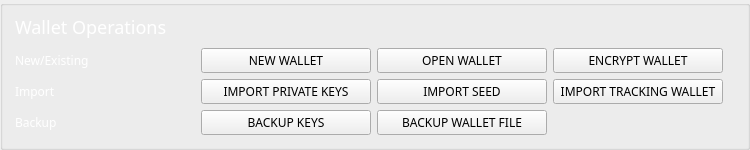
          <widget class="QGroupBox" name="groupBox_13">
           <property name="minimumSize">
            <size>
             <width>0</width>
             <height>0</height>
            </size>
           </property>
           <property name="styleSheet">
            <string notr="true">border-bottom: 1px solid #444;
</string>
           </property>
           <property name="title">
            <string/>
           </property>
           <layout class="QGridLayout" name="gridLayout_17">
            <property name="leftMargin">
             <number>12</number>
            </property>
            <property name="topMargin">
             <number>6</number>
            </property>
            <property name="bottomMargin">
             <number>12</number>
            </property>
            <item row="0" column="0" colspan="2">
             <widget class="QLabel" name="label_38">
              <property name="sizePolicy">
               <sizepolicy hsizetype="Expanding" vsizetype="Preferred">
                <horstretch>0</horstretch>
                <verstretch>0</verstretch>
               </sizepolicy>
              </property>
              <property name="minimumSize">
               <size>
                <width>0</width>
                <height>30</height>
               </size>
              </property>
              <property name="maximumSize">
               <size>
                <width>16777215</width>
                <height>32</height>
               </size>
              </property>
              <property name="sizeIncrement">
               <size>
                <width>0</width>
                <height>0</height>
               </size>
              </property>
              <property name="font">
               <font>
                <family>Poppins</family>
                <pointsize>-1</pointsize>
               </font>
              </property>
              <property name="styleSheet">
               <string notr="true">color: #fff; 
font-size: 18px;
 border: 0px;</string>
              </property>
              <property name="text">
               <string>Wallet Operations</string>
              </property>
              <property name="alignment">
               <set>Qt::AlignLeading|Qt::AlignLeft|Qt::AlignVCenter</set>
              </property>
             </widget>
            </item>
            <item row="1" column="0">
             <widget class="QLabel" name="label_39">
              <property name="sizePolicy">
               <sizepolicy hsizetype="Expanding" vsizetype="Preferred">
                <horstretch>0</horstretch>
                <verstretch>0</verstretch>
               </sizepolicy>
              </property>
              <property name="minimumSize">
               <size>
                <width>180</width>
                <height>25</height>
               </size>
              </property>
              <property name="maximumSize">
               <size>
                <width>180</width>
                <height>25</height>
               </size>
              </property>
              <property name="font">
               <font>
                <family>Poppins</family>
               </font>
              </property>
              <property name="styleSheet">
               <string notr="true">color: #fff; 
border: 0px;
</string>
              </property>
              <property name="text">
               <string>New/Existing</string>
              </property>
              <property name="alignment">
               <set>Qt::AlignLeading|Qt::AlignLeft|Qt::AlignVCenter</set>
              </property>
             </widget>
            </item>
            <item row="1" column="1">
             <widget class="QPushButton" name="b2_createNewWalletButton">
              <property name="minimumSize">
               <size>
                <width>170</width>
                <height>20</height>
               </size>
              </property>
              <property name="maximumSize">
               <size>
                <width>200</width>
                <height>25</height>
               </size>
              </property>
              <property name="font">
               <font>
                <family>Poppins</family>
               </font>
              </property>
              <property name="styleSheet">
               <string notr="true">/* This button style is handled automatically by OverviewFrame:setStyles() (in OverviewFrame.cpp) */</string>
              </property>
              <property name="text">
               <string>NEW WALLET</string>
              </property>
             </widget>
            </item>
            <item row="1" column="2">
             <widget class="QPushButton" name="b2_openExistingWalletButton">
              <property name="minimumSize">
               <size>
                <width>170</width>
                <height>20</height>
               </size>
              </property>
              <property name="maximumSize">
               <size>
                <width>200</width>
                <height>25</height>
               </size>
              </property>
              <property name="font">
               <font>
                <family>Poppins</family>
               </font>
              </property>
              <property name="styleSheet">
               <string notr="true">/* This button style is handled automatically by OverviewFrame:setStyles() (in OverviewFrame.cpp) */</string>
              </property>
              <property name="text">
               <string>OPEN WALLET</string>
              </property>
             </widget>
            </item>
            <item row="1" column="3">
             <widget class="QPushButton" name="b2_encryptWalletButton">
              <property name="minimumSize">
               <size>
                <width>170</width>
                <height>20</height>
               </size>
              </property>
              <property name="maximumSize">
               <size>
                <width>200</width>
                <height>25</height>
               </size>
              </property>
              <property name="font">
               <font>
                <family>Poppins</family>
               </font>
              </property>
              <property name="styleSheet">
               <string notr="true">/* This button style is handled automatically by OverviewFrame:setStyles() (in OverviewFrame.cpp) */</string>
              </property>
              <property name="text">
               <string>ENCRYPT WALLET</string>
              </property>
             </widget>
            </item>
            <item row="2" column="0">
             <widget class="QLabel" name="label_40">
              <property name="sizePolicy">
               <sizepolicy hsizetype="Expanding" vsizetype="Preferred">
                <horstretch>0</horstretch>
                <verstretch>0</verstretch>
               </sizepolicy>
              </property>
              <property name="minimumSize">
               <size>
                <width>180</width>
                <height>25</height>
               </size>
              </property>
              <property name="maximumSize">
               <size>
                <width>180</width>
                <height>25</height>
               </size>
              </property>
              <property name="font">
               <font>
                <family>Poppins</family>
               </font>
              </property>
              <property name="styleSheet">
               <string notr="true">color: #fff; 
border: 0px;
</string>
              </property>
              <property name="text">
               <string>Import</string>
              </property>
              <property name="alignment">
               <set>Qt::AlignLeading|Qt::AlignLeft|Qt::AlignVCenter</set>
              </property>
             </widget>
            </item>
            <item row="2" column="1">
             <widget class="QPushButton" name="b2_importSpendKeyButton">
              <property name="minimumSize">
               <size>
                <width>170</width>
                <height>20</height>
               </size>
              </property>
              <property name="maximumSize">
               <size>
                <width>200</width>
                <height>25</height>
               </size>
              </property>
              <property name="font">
               <font>
                <family>Poppins</family>
               </font>
              </property>
              <property name="styleSheet">
               <string notr="true">/* This button style is handled automatically by OverviewFrame:setStyles() (in OverviewFrame.cpp) */</string>
              </property>
              <property name="text">
               <string>IMPORT PRIVATE KEYS</string>
              </property>
             </widget>
            </item>
            <item row="2" column="2">
             <widget class="QPushButton" name="b2_importSeedButton">
              <property name="minimumSize">
               <size>
                <width>170</width>
                <height>20</height>
               </size>
              </property>
              <property name="maximumSize">
               <size>
                <width>200</width>
                <height>25</height>
               </size>
              </property>
              <property name="font">
               <font>
                <family>Poppins</family>
               </font>
              </property>
              <property name="styleSheet">
               <string notr="true">/* This button style is handled automatically by OverviewFrame:setStyles() (in OverviewFrame.cpp) */</string>
              </property>
              <property name="text">
               <string>IMPORT SEED</string>
              </property>
             </widget>
            </item>
            <item row="2" column="3">
             <widget class="QPushButton" name="b2_importTrackingWalletButton">
              <property name="minimumSize">
               <size>
                <width>170</width>
                <height>20</height>
               </size>
              </property>
              <property name="maximumSize">
               <size>
                <width>200</width>
                <height>25</height>
               </size>
              </property>
              <property name="font">
               <font>
                <family>Poppins</family>
               </font>
              </property>
              <property name="styleSheet">
               <string notr="true">/* This button style is handled automatically by OverviewFrame:setStyles() (in OverviewFrame.cpp) */</string>
              </property>
              <property name="text">
               <string>IMPORT TRACKING WALLET</string>
              </property>
             </widget>
            </item>
            <item row="3" column="0">
             <widget class="QLabel" name="label_41">
              <property name="sizePolicy">
               <sizepolicy hsizetype="Expanding" vsizetype="Preferred">
                <horstretch>0</horstretch>
                <verstretch>0</verstretch>
               </sizepolicy>
              </property>
              <property name="minimumSize">
               <size>
                <width>180</width>
                <height>25</height>
               </size>
              </property>
              <property name="maximumSize">
               <size>
                <width>180</width>
                <height>25</height>
               </size>
              </property>
              <property name="font">
               <font>
                <family>Poppins</family>
               </font>
              </property>
              <property name="styleSheet">
               <string notr="true">color: #fff; 
border: 0px;
</string>
              </property>
              <property name="text">
               <string>Backup</string>
              </property>
              <property name="alignment">
               <set>Qt::AlignLeading|Qt::AlignLeft|Qt::AlignVCenter</set>
              </property>
             </widget>
            </item>
            <item row="3" column="1">
             <widget class="QPushButton" name="b2_backupKeysButton">
              <property name="minimumSize">
               <size>
                <width>170</width>
                <height>20</height>
               </size>
              </property>
              <property name="maximumSize">
               <size>
                <width>200</width>
                <height>25</height>
               </size>
              </property>
              <property name="font">
               <font>
                <family>Poppins</family>
               </font>
              </property>
              <property name="styleSheet">
               <string notr="true">/* This button style is handled automatically by OverviewFrame:setStyles() (in OverviewFrame.cpp) */</string>
              </property>
              <property name="text">
               <string>BACKUP KEYS</string>
              </property>
             </widget>
            </item>
            <item row="3" column="2">
             <widget class="QPushButton" name="b2_backupKeysButton_2">
              <property name="minimumSize">
               <size>
                <width>170</width>
                <height>20</height>
               </size>
              </property>
              <property name="maximumSize">
               <size>
                <width>200</width>
                <height>25</height>
               </size>
              </property>
              <property name="font">
               <font>
                <family>Poppins</family>
               </font>
              </property>
              <property name="styleSheet">
               <string notr="true">/* This button style is handled automatically by OverviewFrame:setStyles() (in OverviewFrame.cpp) */</string>
              </property>
              <property name="text">
               <string>BACKUP WALLET FILE</string>
              </property>
             </widget>
            </item>
            <item row="1" column="4" rowspan="3">
             <widget class="QLabel" name="empty_col">
              <property name="sizePolicy">
               <sizepolicy hsizetype="Expanding" vsizetype="Preferred">
                <horstretch>0</horstretch>
                <verstretch>0</verstretch>
               </sizepolicy>
              </property>
              <property name="styleSheet">
               <string notr="true">border:none;</string>
              </property>
             </widget>
            </item>
           </layout>
          </widget>
